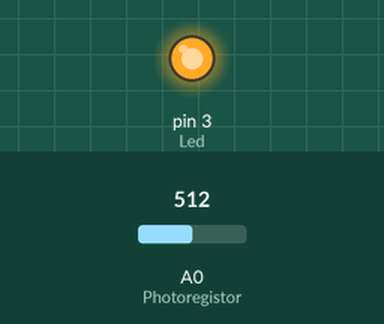
Simulated run of this sketch. Board: Arduino Uno, built with avr-gcc and run on an emulated ATmega328P. On the bench: output pins drawn as LEDs (lit = HIGH). The test bench sets the inputs (shaded band); at power-on: A0 (Photoregistor) = 512.

Above: at 1.2 s.
1.3 s: A0 (Photoregistor) set to 793
2.8 s: A0 (Photoregistor) set to 813
At 4.0 s:
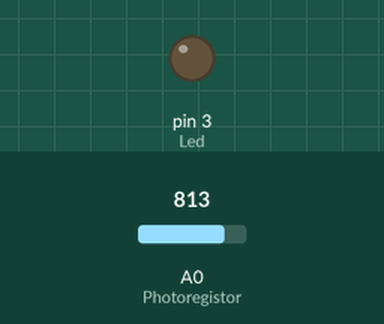
4.3 s: A0 (Photoregistor) set to 790
At 5.4 s:
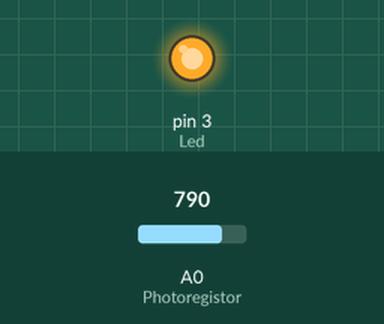
5.8 s: A0 (Photoregistor) set to 810
At 6.5 s:
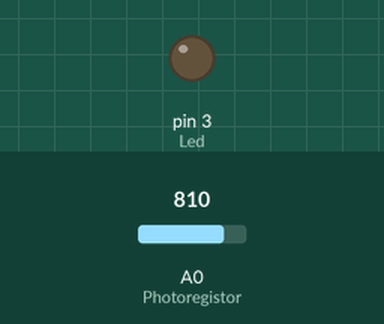
Timing chart, 0 to 8.3 s (numbered marks = the images above; inputs shaded):
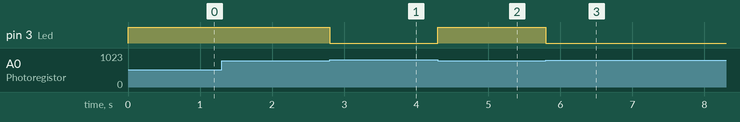

Measured:
- the behaviour switches between 799 and 800 on A0 (Photoregistor) (found by bisection; images 0 and 1)
- after the input at 1.3 s, every drawn part: stays the same
- after the input at 2.8 s, pin 3 (Led): HIGH → LOW at once
- after the input at 4.3 s, pin 3 (Led): LOW → HIGH at once
- after the input at 5.8 s, pin 3 (Led): HIGH → LOW at once

The sketch:

21127511.ino
```cpp
// C++ code
//
int Photoregistor = A0;
int Led = 3;
int val;
void setup()
{
  pinMode(Photoregistor, INPUT);
  pinMode(Led, OUTPUT);
}

void loop()
{
  val = analogRead(Photoregistor);
  if(val < 800)
  {
  	digitalWrite(Led, HIGH);
  }
  else
  {
    digitalWrite(Led, LOW);
  }

}
```
